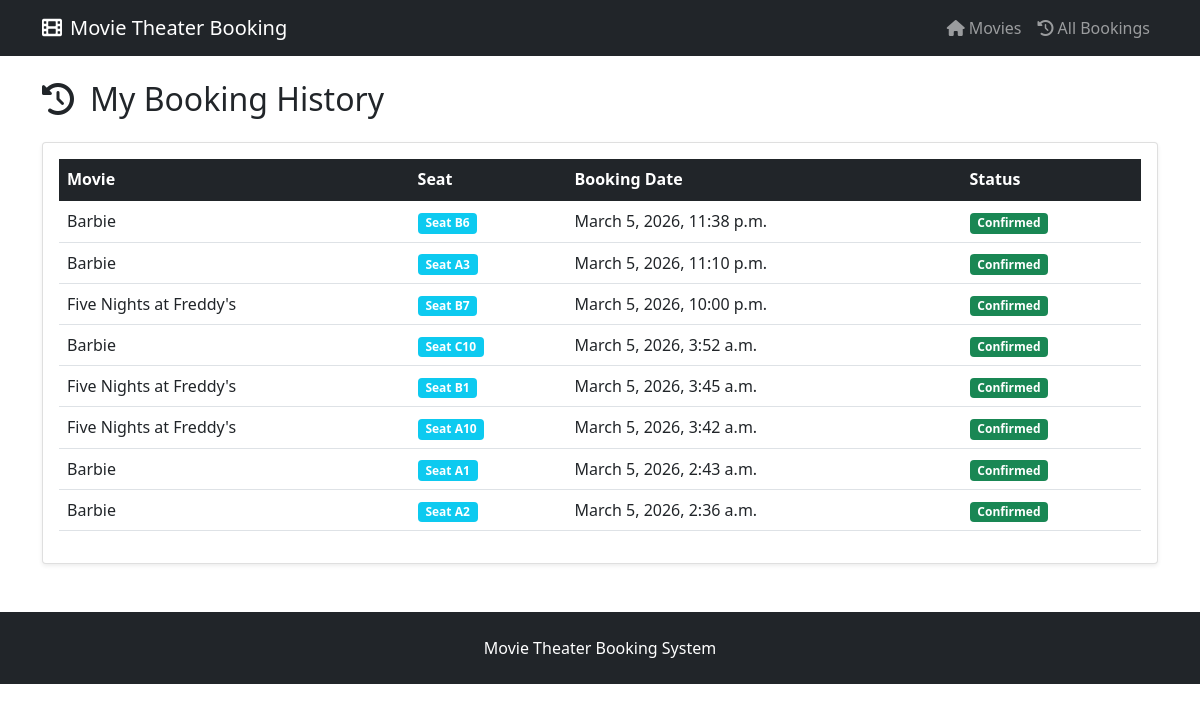
Before: /history/ with the older database file.
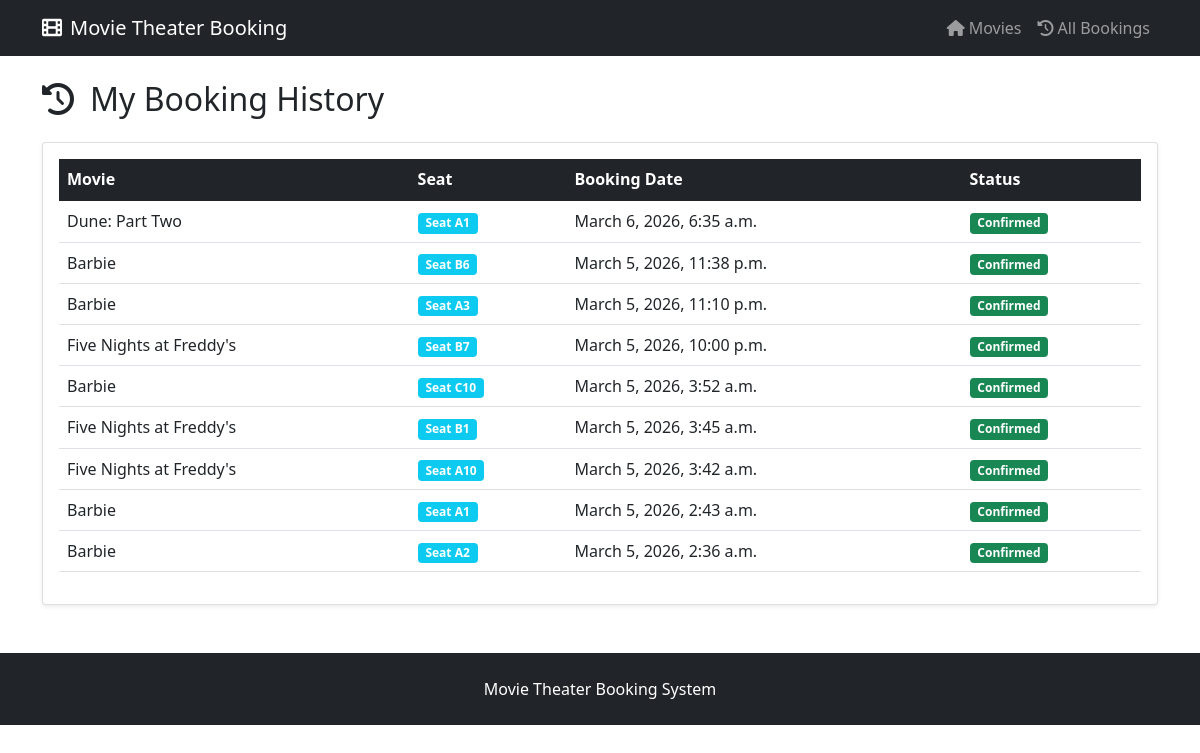
After: the same page with the newer database file.
### bookings/models.py (models this page shows, shortened)
class Booking(models.Model):
    movie = models.ForeignKey(Movie, on_delete=models.CASCADE, related_name='bookings')
    seat = models.ForeignKey(Seat, on_delete=models.CASCADE, related_name='bookings')
    user = models.ForeignKey(User, on_delete=models.CASCADE, related_name='bookings', null=True, blank=True)
    booking_date = models.DateTimeField(auto_now_add=True)

class Movie(models.Model):
    title = models.CharField(max_length=200)
    description = models.TextField()
    release_date = models.DateField()
    duration = models.IntegerField(help_text="Duration in minutes")

class Seat(models.Model):
    seat_number = models.CharField(max_length=10)
    movie = models.ForeignKey(Movie, on_delete=models.CASCADE, related_name='seats', null=True, blank=True)
    is_booked = models.BooleanField(default=False)
    class Meta:
        unique_together = ['seat_number', 'movie']  # Prevents duplicate seats for same movie

### bookings/views.py (the view)
# urls.py: path('history/', views.booking_history, name='booking_history'),
def booking_history(request):
    bookings = Booking.objects.all().order_by('-booking_date')[:20]
    return render(request, 'bookings/booking_history.html', {'bookings': bookings})

### bookings/templates/bookings/booking_history.html (shortened to what this page needs)
{% extends 'bookings/base.html' %}
{% block content %}
<h2 class="mb-4"><i class="fas fa-history me-3"></i>My Booking History</h2>
{% if bookings %}
<div class="card shadow-sm">
    <div class="card-body">
        <div class="table-responsive">
            <table class="table table-hover">
                <thead class="table-dark">
                    <tr>
                        <th>Movie</th>
                        <th>Seat</th>
                        <th>Booking Date</th>
                        <th>Status</th>
                    </tr>
                </thead>
                <tbody>
                    {% for booking in bookings %}
                    <tr>
                        <td>{{ booking.movie.title }}</td>
                        <td><span class="badge bg-info">Seat {{ booking.seat.seat_number }}</span></td>
                        <td>{{ booking.booking_date|date:"F j, Y, g:i a" }}</td>
                        <td><span class="badge bg-success">Confirmed</span></td>
                    </tr>
                    {% endfor %}
                </tbody>
            </table>
        </div>
    </div>
</div>
{% endif %}
{% endblock %}

Changed rows visible on the page:
added Booking: movie "Dune: Part Two", seat.seat_number "A1", booking_date "March 6, 2026, 6:35 a.m."
